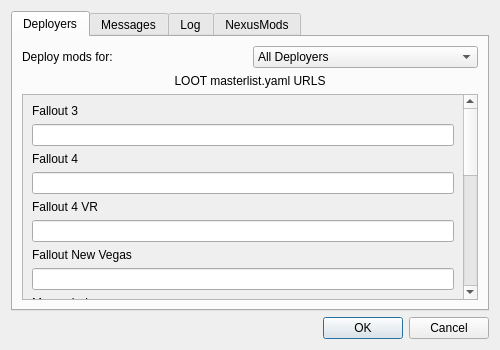
<?xml version="1.0" encoding="UTF-8"?>
<ui version="4.0">
 <class>SettingsDialog</class>
 <widget class="QDialog" name="SettingsDialog">
  <property name="geometry">
   <rect>
    <x>0</x>
    <y>0</y>
    <width>500</width>
    <height>350</height>
   </rect>
  </property>
  <property name="windowTitle">
   <string>Settings</string>
  </property>
  <layout class="QGridLayout" name="gridLayout_5">
   <item row="1" column="0">
    <widget class="QDialogButtonBox" name="buttonBox">
     <property name="orientation">
      <enum>Qt::Horizontal</enum>
     </property>
     <property name="standardButtons">
      <set>QDialogButtonBox::Cancel|QDialogButtonBox::Ok</set>
     </property>
    </widget>
   </item>
   <item row="0" column="0">
    <widget class="QTabWidget" name="tabWidget">
     <property name="currentIndex">
      <number>0</number>
     </property>
     <widget class="QWidget" name="tab">
      <property name="accessibleName">
       <string/>
      </property>
      <attribute name="title">
       <string>Deployers</string>
      </attribute>
      <layout class="QGridLayout" name="gridLayout_3">
       <item row="0" column="0">
        <layout class="QHBoxLayout" name="horizontalLayout_2">
         <item>
          <widget class="QLabel" name="label_2">
           <property name="text">
            <string>Deploy mods for:</string>
           </property>
          </widget>
         </item>
         <item>
          <widget class="QComboBox" name="deploy_for_box">
           <item>
            <property name="text">
             <string>All Deployers</string>
            </property>
           </item>
           <item>
            <property name="text">
             <string>Current Deployer</string>
            </property>
           </item>
          </widget>
         </item>
        </layout>
       </item>
       <item row="2" column="0">
        <widget class="QScrollArea" name="scrollArea">
         <property name="widgetResizable">
          <bool>true</bool>
         </property>
         <widget class="QWidget" name="scrollAreaWidgetContents_2">
          <property name="geometry">
           <rect>
            <x>0</x>
            <y>-336</y>
            <width>444</width>
            <height>540</height>
           </rect>
          </property>
          <layout class="QVBoxLayout" name="verticalLayout_3">
           <item>
            <widget class="QLabel" name="label_3">
             <property name="text">
              <string>Fallout 3</string>
             </property>
            </widget>
           </item>
           <item>
            <widget class="QLineEdit" name="fo3_url_field"/>
           </item>
           <item>
            <widget class="QLabel" name="label_4">
             <property name="text">
              <string>Fallout 4</string>
             </property>
            </widget>
           </item>
           <item>
            <widget class="QLineEdit" name="fo4_url_field"/>
           </item>
           <item>
            <widget class="QLabel" name="label_5">
             <property name="text">
              <string>Fallout 4 VR</string>
             </property>
            </widget>
           </item>
           <item>
            <widget class="QLineEdit" name="fo4vr_url_field"/>
           </item>
           <item>
            <widget class="QLabel" name="label_6">
             <property name="text">
              <string>Fallout New Vegas</string>
             </property>
            </widget>
           </item>
           <item>
            <widget class="QLineEdit" name="fonv_url_field"/>
           </item>
           <item>
            <widget class="QLabel" name="label_7">
             <property name="text">
              <string>Morrowind</string>
             </property>
            </widget>
           </item>
           <item>
            <widget class="QLineEdit" name="tes3_url_field"/>
           </item>
           <item>
            <widget class="QLabel" name="label_8">
             <property name="text">
              <string>Oblivion</string>
             </property>
            </widget>
           </item>
           <item>
            <widget class="QLineEdit" name="tes4_url_field"/>
           </item>
           <item>
            <widget class="QLabel" name="label_14">
             <property name="text">
              <string>Skyrim</string>
             </property>
            </widget>
           </item>
           <item>
            <widget class="QLineEdit" name="tes5_url_field"/>
           </item>
           <item>
            <widget class="QLabel" name="label_15">
             <property name="text">
              <string>Skyrim SE</string>
             </property>
            </widget>
           </item>
           <item>
            <widget class="QLineEdit" name="tes5se_url_field"/>
           </item>
           <item>
            <widget class="QLabel" name="label_16">
             <property name="text">
              <string>Skyrim VR</string>
             </property>
            </widget>
           </item>
           <item>
            <widget class="QLineEdit" name="tes5vr_url_field"/>
           </item>
           <item>
            <widget class="QLabel" name="label_17">
             <property name="text">
              <string>Starfield</string>
             </property>
            </widget>
           </item>
           <item>
            <widget class="QLineEdit" name="starfield_url_field"/>
           </item>
           <item>
            <widget class="QLabel" name="label_11">
             <property name="text">
              <string>Prelude List</string>
             </property>
            </widget>
           </item>
           <item>
            <widget class="QLineEdit" name="prelude_list_url_field"/>
           </item>
          </layout>
         </widget>
        </widget>
       </item>
       <item row="1" column="0">
        <widget class="QLabel" name="label_10">
         <property name="text">
          <string>LOOT masterlist.yaml URLS</string>
         </property>
         <property name="alignment">
          <set>Qt::AlignCenter</set>
         </property>
        </widget>
       </item>
      </layout>
     </widget>
     <widget class="QWidget" name="tab_2">
      <attribute name="title">
       <string>Messages</string>
      </attribute>
      <layout class="QVBoxLayout" name="verticalLayout">
       <item>
        <widget class="QLabel" name="label_9">
         <property name="text">
          <string>Ask when...</string>
         </property>
        </widget>
       </item>
       <item>
        <widget class="QCheckBox" name="remove_prof_cb">
         <property name="text">
          <string>removing a profle</string>
         </property>
        </widget>
       </item>
       <item>
        <widget class="QCheckBox" name="remove_mod_cb">
         <property name="text">
          <string>removing a mod</string>
         </property>
        </widget>
       </item>
       <item>
        <widget class="QCheckBox" name="remove_from_dep_cb">
         <property name="text">
          <string>removing a mod from a deployer</string>
         </property>
        </widget>
       </item>
       <item>
        <widget class="QCheckBox" name="remove_bak_target_cb">
         <property name="text">
          <string>removing a backup target</string>
         </property>
        </widget>
       </item>
       <item>
        <widget class="QCheckBox" name="remove_bak_cb">
         <property name="text">
          <string>removing a backup</string>
         </property>
        </widget>
       </item>
       <item>
        <spacer name="verticalSpacer">
         <property name="orientation">
          <enum>Qt::Vertical</enum>
         </property>
         <property name="sizeHint" stdset="0">
          <size>
           <width>20</width>
           <height>155</height>
          </size>
         </property>
        </spacer>
       </item>
      </layout>
     </widget>
     <widget class="QWidget" name="tab_3">
      <attribute name="title">
       <string>Log</string>
      </attribute>
      <layout class="QVBoxLayout" name="verticalLayout_2">
       <item>
        <layout class="QHBoxLayout" name="horizontalLayout">
         <item>
          <widget class="QLabel" name="label">
           <property name="text">
            <string>Log Level:</string>
           </property>
          </widget>
         </item>
         <item>
          <widget class="QComboBox" name="log_level_box">
           <item>
            <property name="text">
             <string>Info</string>
            </property>
           </item>
           <item>
            <property name="text">
             <string>Warning</string>
            </property>
           </item>
           <item>
            <property name="text">
             <string>Error</string>
            </property>
           </item>
          </widget>
         </item>
        </layout>
       </item>
       <item>
        <widget class="QCheckBox" name="show_warning_cb">
         <property name="text">
          <string>Show log on warning</string>
         </property>
        </widget>
       </item>
       <item>
        <widget class="QCheckBox" name="show_error_cb">
         <property name="text">
          <string>Show log on error</string>
         </property>
        </widget>
       </item>
       <item>
        <spacer name="verticalSpacer_2">
         <property name="orientation">
          <enum>Qt::Vertical</enum>
         </property>
         <property name="sizeHint" stdset="0">
          <size>
           <width>20</width>
           <height>171</height>
          </size>
         </property>
        </spacer>
       </item>
      </layout>
     </widget>
     <widget class="QWidget" name="nexus_tab">
      <attribute name="title">
       <string>NexusMods</string>
      </attribute>
      <layout class="QVBoxLayout" name="verticalLayout_4">
       <item>
        <widget class="QLabel" name="valid_api_key_label">
         <property name="text">
          <string>No valid API key set</string>
         </property>
        </widget>
       </item>
       <item>
        <widget class="QLabel" name="premium_user_label">
         <property name="text">
          <string>Account is not premium</string>
         </property>
        </widget>
       </item>
       <item>
        <layout class="QHBoxLayout" name="horizontalLayout_6">
         <item>
          <widget class="QLabel" name="api_key_label">
           <property name="text">
            <string>API Key: ***</string>
           </property>
           <property name="wordWrap">
            <bool>true</bool>
           </property>
           <property name="textInteractionFlags">
            <set>Qt::LinksAccessibleByMouse|Qt::TextSelectableByMouse</set>
           </property>
          </widget>
         </item>
         <item>
          <spacer name="horizontalSpacer_3">
           <property name="orientation">
            <enum>Qt::Horizontal</enum>
           </property>
           <property name="sizeHint" stdset="0">
            <size>
             <width>40</width>
             <height>20</height>
            </size>
           </property>
          </spacer>
         </item>
         <item>
          <widget class="QPushButton" name="show_api_key_button">
           <property name="text">
            <string/>
           </property>
          </widget>
         </item>
        </layout>
       </item>
       <item>
        <layout class="QHBoxLayout" name="horizontalLayout_4">
         <item>
          <spacer name="horizontalSpacer">
           <property name="orientation">
            <enum>Qt::Horizontal</enum>
           </property>
           <property name="sizeHint" stdset="0">
            <size>
             <width>40</width>
             <height>20</height>
            </size>
           </property>
          </spacer>
         </item>
         <item>
          <widget class="QPushButton" name="set_api_key_button">
           <property name="text">
            <string>Set API key</string>
           </property>
          </widget>
         </item>
        </layout>
       </item>
       <item>
        <layout class="QHBoxLayout" name="horizontalLayout_5">
         <item>
          <spacer name="horizontalSpacer_2">
           <property name="orientation">
            <enum>Qt::Horizontal</enum>
           </property>
           <property name="sizeHint" stdset="0">
            <size>
             <width>40</width>
             <height>20</height>
            </size>
           </property>
          </spacer>
         </item>
         <item>
          <widget class="QPushButton" name="change_api_pw_button">
           <property name="text">
            <string>Change Password</string>
           </property>
          </widget>
         </item>
        </layout>
       </item>
       <item>
        <spacer name="verticalSpacer_4">
         <property name="orientation">
          <enum>Qt::Vertical</enum>
         </property>
         <property name="sizeHint" stdset="0">
          <size>
           <width>20</width>
           <height>183</height>
          </size>
         </property>
        </spacer>
       </item>
      </layout>
     </widget>
    </widget>
   </item>
  </layout>
 </widget>
 <resources/>
 <connections>
  <connection>
   <sender>buttonBox</sender>
   <signal>accepted()</signal>
   <receiver>SettingsDialog</receiver>
   <slot>accept()</slot>
   <hints>
    <hint type="sourcelabel">
     <x>248</x>
     <y>254</y>
    </hint>
    <hint type="destinationlabel">
     <x>157</x>
     <y>274</y>
    </hint>
   </hints>
  </connection>
  <connection>
   <sender>buttonBox</sender>
   <signal>rejected()</signal>
   <receiver>SettingsDialog</receiver>
   <slot>reject()</slot>
   <hints>
    <hint type="sourcelabel">
     <x>316</x>
     <y>260</y>
    </hint>
    <hint type="destinationlabel">
     <x>286</x>
     <y>274</y>
    </hint>
   </hints>
  </connection>
 </connections>
</ui>
